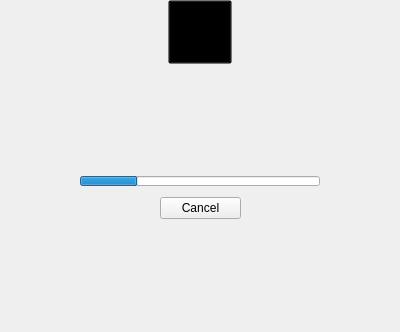
        <widget class="QWidget" name="pProgress">
         <property name="minimumSize">
          <size>
           <width>400</width>
           <height>332</height>
          </size>
         </property>
         <property name="maximumSize">
          <size>
           <width>400</width>
           <height>332</height>
          </size>
         </property>
         <property name="styleSheet">
          <string notr="true"/>
         </property>
         <layout class="QVBoxLayout" name="verticalLayout_6">
          <property name="spacing">
           <number>0</number>
          </property>
          <property name="topMargin">
           <number>0</number>
          </property>
          <item>
           <widget class="QWidget" name="wLogoLogging" native="true">
            <property name="minimumSize">
             <size>
              <width>0</width>
              <height>75</height>
             </size>
            </property>
            <property name="maximumSize">
             <size>
              <width>16777215</width>
              <height>75</height>
             </size>
            </property>
            <property name="styleSheet">
             <string notr="true">background: transparent;
image: none;</string>
            </property>
            <layout class="QHBoxLayout" name="logoLoggingLayout">
             <property name="spacing">
              <number>0</number>
             </property>
             <property name="leftMargin">
              <number>0</number>
             </property>
             <property name="topMargin">
              <number>0</number>
             </property>
             <property name="rightMargin">
              <number>0</number>
             </property>
             <property name="bottomMargin">
              <number>10</number>
             </property>
             <item>
              <widget class="QPushButton" name="bLogoLogging">
               <property name="minimumSize">
                <size>
                 <width>64</width>
                 <height>64</height>
                </size>
               </property>
               <property name="maximumSize">
                <size>
                 <width>64</width>
                 <height>64</height>
                </size>
               </property>
               <property name="focusPolicy">
                <enum>Qt::NoFocus</enum>
               </property>
               <property name="text">
                <string/>
               </property>
               <property name="icon">
                <iconset resource="../Resources_win.qrc">
                 <normaloff>:/images/app_64.png</normaloff>:/images/app_64.png</iconset>
               </property>
               <property name="iconSize">
                <size>
                 <width>64</width>
                 <height>64</height>
                </size>
               </property>
              </widget>
             </item>
            </layout>
           </widget>
          </item>
          <item>
           <widget class="QWidget" name="wStatusMessages" native="true">
            <property name="styleSheet">
             <string notr="true">image: none;</string>
            </property>
            <layout class="QVBoxLayout" name="verticalLayout_7">
             <property name="leftMargin">
              <number>0</number>
             </property>
             <property name="topMargin">
              <number>40</number>
             </property>
             <property name="rightMargin">
              <number>0</number>
             </property>
             <property name="bottomMargin">
              <number>0</number>
             </property>
             <item>
              <widget class="QLabel" name="lProgress">
               <property name="minimumSize">
                <size>
                 <width>0</width>
                 <height>50</height>
                </size>
               </property>
               <property name="maximumSize">
                <size>
                 <width>16777215</width>
                 <height>50</height>
                </size>
               </property>
               <property name="styleSheet">
                <string notr="true">background: transparent;
image: none;</string>
               </property>
               <property name="text">
                <string/>
               </property>
               <property name="alignment">
                <set>Qt::AlignCenter</set>
               </property>
              </widget>
             </item>
             <item>
              <widget class="QWidget" name="wContainerProgress" native="true">
               <property name="minimumSize">
                <size>
                 <width>0</width>
                 <height>0</height>
                </size>
               </property>
               <property name="maximumSize">
                <size>
                 <width>16777215</width>
                 <height>16777215</height>
                </size>
               </property>
               <layout class="QVBoxLayout" name="verticalLayout_10">
                <property name="leftMargin">
                 <number>0</number>
                </property>
                <property name="topMargin">
                 <number>0</number>
                </property>
                <property name="rightMargin">
                 <number>0</number>
                </property>
                <property name="bottomMargin">
                 <number>0</number>
                </property>
                <item>
                 <widget class="QWidget" name="widget_2" native="true">
                  <layout class="QHBoxLayout" name="horizontalLayout_8">
                   <property name="leftMargin">
                    <number>0</number>
                   </property>
                   <property name="topMargin">
                    <number>0</number>
                   </property>
                   <property name="rightMargin">
                    <number>0</number>
                   </property>
                   <property name="bottomMargin">
                    <number>0</number>
                   </property>
                   <item>
                    <spacer name="widget2Spacer">
                     <property name="orientation">
                      <enum>Qt::Horizontal</enum>
                     </property>
                     <property name="sizeHint" stdset="0">
                      <size>
                       <width>55</width>
                       <height>20</height>
                      </size>
                     </property>
                    </spacer>
                   </item>
                   <item>
                    <widget class="QProgressBar" name="progressBar">
                     <property name="minimumSize">
                      <size>
                       <width>240</width>
                       <height>10</height>
                      </size>
                     </property>
                     <property name="maximumSize">
                      <size>
                       <width>240</width>
                       <height>10</height>
                      </size>
                     </property>
                     <property name="styleSheet">
                      <string notr="true">image: none;</string>
                     </property>
                     <property name="value">
                      <number>24</number>
                     </property>
                     <property name="alignment">
                      <set>Qt::AlignCenter</set>
                     </property>
                     <property name="textVisible">
                      <bool>false</bool>
                     </property>
                     <property name="format">
                      <string notr="true">%p%</string>
                     </property>
                    </widget>
                   </item>
                   <item>
                    <spacer name="horizontalSpacer_8">
                     <property name="orientation">
                      <enum>Qt::Horizontal</enum>
                     </property>
                     <property name="sizeHint" stdset="0">
                      <size>
                       <width>55</width>
                       <height>20</height>
                      </size>
                     </property>
                    </spacer>
                   </item>
                  </layout>
                 </widget>
                </item>
                <item>
                 <widget class="QWidget" name="wCancel" native="true">
                  <layout class="QHBoxLayout" name="horizontalLayout_7">
                   <property name="leftMargin">
                    <number>0</number>
                   </property>
                   <property name="topMargin">
                    <number>0</number>
                   </property>
                   <property name="rightMargin">
                    <number>0</number>
                   </property>
                   <property name="bottomMargin">
                    <number>0</number>
                   </property>
                   <item>
                    <spacer name="cancelSpacer">
                     <property name="orientation">
                      <enum>Qt::Horizontal</enum>
                     </property>
                     <property name="sizeHint" stdset="0">
                      <size>
                       <width>137</width>
                       <height>20</height>
                      </size>
                     </property>
                    </spacer>
                   </item>
                   <item>
                    <widget class="QPushButton" name="bCancel">
                     <property name="minimumSize">
                      <size>
                       <width>81</width>
                       <height>22</height>
                      </size>
                     </property>
                     <property name="cursor">
                      <cursorShape>PointingHandCursor</cursorShape>
                     </property>
                     <property name="styleSheet">
                      <string notr="true"/>
                     </property>
                     <property name="text">
                      <string>Cancel</string>
                     </property>
                    </widget>
                   </item>
                   <item>
                    <spacer name="cancelSpacer2">
                     <property name="orientation">
                      <enum>Qt::Horizontal</enum>
                     </property>
                     <property name="sizeHint" stdset="0">
                      <size>
                       <width>40</width>
                       <height>20</height>
                      </size>
                     </property>
                    </spacer>
                   </item>
                  </layout>
                 </widget>
                </item>
               </layout>
               <zorder>wCancel</zorder>
               <zorder>widget_2</zorder>
              </widget>
             </item>
             <item>
              <spacer name="verticalSpacer_2">
               <property name="orientation">
                <enum>Qt::Vertical</enum>
               </property>
               <property name="sizeHint" stdset="0">
                <size>
                 <width>20</width>
                 <height>40</height>
                </size>
               </property>
              </spacer>
             </item>
            </layout>
           </widget>
          </item>
         </layout>
        </widget>
